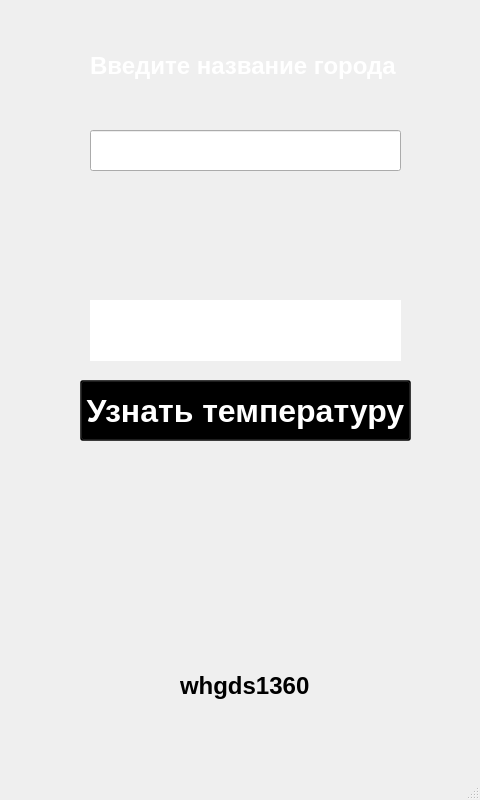
<?xml version="1.0" encoding="UTF-8"?>
<ui version="4.0">
 <class>MainWindow</class>
 <widget class="QMainWindow" name="MainWindow">
  <property name="geometry">
   <rect>
    <x>0</x>
    <y>0</y>
    <width>480</width>
    <height>800</height>
   </rect>
  </property>
  <property name="minimumSize">
   <size>
    <width>480</width>
    <height>800</height>
   </size>
  </property>
  <property name="maximumSize">
   <size>
    <width>480</width>
    <height>800</height>
   </size>
  </property>
  <property name="windowTitle">
   <string>Weather</string>
  </property>
  <property name="windowIcon">
   <iconset resource="resources.qrc">
    <normaloff>:/MainForm/icon.png</normaloff>:/MainForm/icon.png</iconset>
  </property>
  <property name="styleSheet">
   <string notr="true"/>
  </property>
  <widget class="QWidget" name="MainForm">
   <property name="minimumSize">
    <size>
     <width>480</width>
     <height>800</height>
    </size>
   </property>
   <property name="maximumSize">
    <size>
     <width>480</width>
     <height>800</height>
    </size>
   </property>
   <property name="styleSheet">
    <string notr="true">background-image: url(:/MainForm/BackGround.png);
border-image: url(:/MainForm/BackGround.png) stretch stretch;</string>
   </property>
   <widget class="QPushButton" name="ExecuteButton">
    <property name="geometry">
     <rect>
      <x>80</x>
      <y>380</y>
      <width>331</width>
      <height>61</height>
     </rect>
    </property>
    <property name="font">
     <font>
      <family>Segoe UI</family>
      <pointsize>24</pointsize>
      <weight>75</weight>
      <italic>false</italic>
      <bold>true</bold>
     </font>
    </property>
    <property name="styleSheet">
     <string notr="true">background-color: rgba(0, 0, 0, 0.5);  /* Чёрный с прозрачностью 50% */
/* или */
background-color: #80000000;  /* ARGB: 50% прозрачности */
color: white;</string>
    </property>
    <property name="text">
     <string>Узнать температуру</string>
    </property>
   </widget>
   <widget class="QLabel" name="OutPutLabel">
    <property name="geometry">
     <rect>
      <x>90</x>
      <y>300</y>
      <width>311</width>
      <height>61</height>
     </rect>
    </property>
    <property name="font">
     <font>
      <family>Segoe UI</family>
      <pointsize>16</pointsize>
      <weight>75</weight>
      <bold>true</bold>
     </font>
    </property>
    <property name="styleSheet">
     <string notr="true">background-color: white;
justify-content: center;</string>
    </property>
    <property name="text">
     <string/>
    </property>
   </widget>
   <widget class="QLineEdit" name="InputLine">
    <property name="geometry">
     <rect>
      <x>90</x>
      <y>130</y>
      <width>311</width>
      <height>41</height>
     </rect>
    </property>
    <property name="font">
     <font>
      <family>Segoe UI</family>
      <pointsize>24</pointsize>
      <weight>75</weight>
      <bold>true</bold>
     </font>
    </property>
    <property name="styleSheet">
     <string notr="true">color: white;
justify-content: center;
</string>
    </property>
    <property name="text">
     <string/>
    </property>
   </widget>
   <widget class="QLabel" name="label">
    <property name="geometry">
     <rect>
      <x>90</x>
      <y>40</y>
      <width>311</width>
      <height>51</height>
     </rect>
    </property>
    <property name="font">
     <font>
      <family>Segoe UI</family>
      <pointsize>18</pointsize>
      <weight>75</weight>
      <bold>true</bold>
     </font>
    </property>
    <property name="styleSheet">
     <string notr="true">color: white
</string>
    </property>
    <property name="text">
     <string>Введите название города</string>
    </property>
   </widget>
   <widget class="QLabel" name="label_3">
    <property name="geometry">
     <rect>
      <x>110</x>
      <y>500</y>
      <width>271</width>
      <height>151</height>
     </rect>
    </property>
    <property name="styleSheet">
     <string notr="true">image: url(:/MainForm/Github.png);
</string>
    </property>
    <property name="text">
     <string/>
    </property>
   </widget>
   <widget class="QLabel" name="label_2">
    <property name="geometry">
     <rect>
      <x>180</x>
      <y>670</y>
      <width>131</width>
      <height>31</height>
     </rect>
    </property>
    <property name="font">
     <font>
      <family>Segoe UI</family>
      <pointsize>18</pointsize>
      <weight>75</weight>
      <bold>true</bold>
     </font>
    </property>
    <property name="text">
     <string>whgds1360</string>
    </property>
   </widget>
  </widget>
  <widget class="QMenuBar" name="menubar">
   <property name="geometry">
    <rect>
     <x>0</x>
     <y>0</y>
     <width>480</width>
     <height>21</height>
    </rect>
   </property>
  </widget>
  <widget class="QStatusBar" name="statusbar"/>
 </widget>
 <resources>
  <include location="resources.qrc"/>
 </resources>
 <connections/>
</ui>
